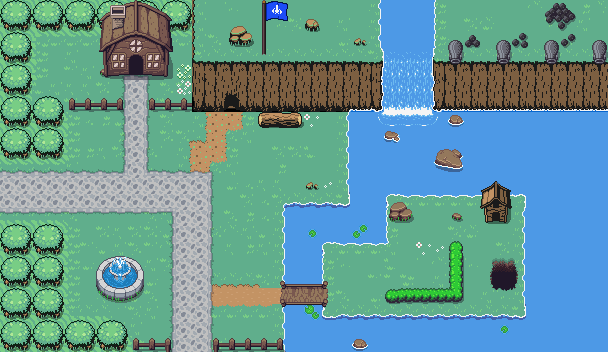

The image is a tile-based game level rendered from a .tmx file. Its description and source (layers, tilesets, objects; grid data summarised) follow:
An orthogonal 38x22 tile map with 16x16 px tiles, 4 tile layers (Base, Objects, OtherObjects, Test), 3 tilesets and 71 objects (breakWall1, left, batFight, house, bossFight, ...).

<map version="1.9" tiledversion="1.9.2" orientation="orthogonal" renderorder="right-down" width="38" height="22" tilewidth="16" tileheight="16" infinite="0" nextlayerid="13" nextobjectid="153">
 <editorsettings>
  <export target="startarea.lua" format="lua" />
 </editorsettings>
 <tileset firstgid="1" name="overworld" tilewidth="16" tileheight="16" tilecount="1480" columns="40">
  <image source="_tilesets/overworld.png" width="640" height="592" />
  <tile id="40">
   <animation>
    <frame tileid="40" duration="100" />
    <frame tileid="41" duration="100" />
    <frame tileid="42" duration="100" />
    <frame tileid="43" duration="100" />
    <frame tileid="80" duration="100" />
    <frame tileid="81" duration="100" />
    <frame tileid="82" duration="100" />
    <frame tileid="83" duration="100" />
   </animation>
  </tile>
  <tile id="1440">
   <animation>
    <frame tileid="1440" duration="400" />
    <frame tileid="1441" duration="400" />
    <frame tileid="1442" duration="400" />
    <frame tileid="1443" duration="400" />
   </animation>
  </tile>
  <tile id="1441">
   <animation>
    <frame tileid="1441" duration="400" />
    <frame tileid="1442" duration="400" />
    <frame tileid="1443" duration="400" />
    <frame tileid="1440" duration="400" />
   </animation>
  </tile>
  <tile id="1442">
   <animation>
    <frame tileid="1442" duration="400" />
    <frame tileid="1443" duration="400" />
    <frame tileid="1440" duration="400" />
    <frame tileid="1441" duration="400" />
   </animation>
  </tile>
  <tile id="1443">
   <animation>
    <frame tileid="1443" duration="400" />
    <frame tileid="1440" duration="400" />
    <frame tileid="1441" duration="400" />
    <frame tileid="1442" duration="400" />
   </animation>
  </tile>
 </tileset>
 <tileset firstgid="1481" name="overworld-edit" tilewidth="16" tileheight="16" tilecount="1440" columns="40">
  <image source="_tilesets/Overworld-edit.png" width="640" height="576" />
  <tile id="258">
   <animation>
    <frame tileid="258" duration="100" />
    <frame tileid="259" duration="100" />
    <frame tileid="260" duration="100" />
   </animation>
  </tile>
  <tile id="298">
   <animation>
    <frame tileid="298" duration="100" />
    <frame tileid="299" duration="100" />
    <frame tileid="300" duration="100" />
   </animation>
  </tile>
  <tile id="338">
   <animation>
    <frame tileid="338" duration="100" />
    <frame tileid="339" duration="100" />
    <frame tileid="340" duration="100" />
   </animation>
  </tile>
  <tile id="377">
   <animation>
    <frame tileid="377" duration="200" />
    <frame tileid="417" duration="200" />
    <frame tileid="458" duration="200" />
   </animation>
  </tile>
  <tile id="378">
   <animation>
    <frame tileid="378" duration="200" />
    <frame tileid="418" duration="200" />
    <frame tileid="459" duration="200" />
   </animation>
  </tile>
  <tile id="379">
   <animation>
    <frame tileid="379" duration="200" />
    <frame tileid="419" duration="200" />
    <frame tileid="460" duration="200" />
   </animation>
  </tile>
 </tileset>
 <tileset firstgid="2921" name="cave" tilewidth="16" tileheight="16" tilecount="160" columns="16">
  <image source="_tilesets/cave.png" width="256" height="160" />
 </tileset>
 <layer id="1" name="Base" width="38" height="22">
  <data>[836 cells, 836 non-empty, 77 distinct tile ids]</data>
 </layer>
 <objectgroup id="12" name="Triggers" />
 <layer id="2" name="Objects" width="38" height="22">
  <data>[836 cells, 255 non-empty, 88 distinct tile ids]</data>
 </layer>
 <layer id="11" name="OtherObjects" width="38" height="22">
  <data>[836 cells, 167 non-empty, 60 distinct tile ids]</data>
 </layer>
 <layer id="4" name="Test" width="38" height="22">
  <data>[836 cells, 0 non-empty, 0 distinct tile ids]</data>
 </layer>
 <objectgroup id="3" name="Walls">
  <object id="78" x="305.091" y="181.818" width="14" height="8" />
  <object id="79" x="256" y="112" width="48" height="16" />
  <object id="80" x="192" y="0" width="32" height="112" />
  <object id="81" x="224" y="64" width="16" height="20" />
  <object id="82" x="240" y="64" width="112" height="48" />
  <object id="93" x="0" y="96" width="64" height="64" />
  <object id="94" x="0" y="0" width="32" height="96" />
  <object id="95" x="32" y="0" width="160" height="32" />
  <object id="96" x="0" y="224" width="64" height="128" />
  <object id="97" x="95.6667" y="255.667" width="48.3333" height="47" />
  <object id="98" x="128" y="336" width="45.25" height="16" />
  <object id="130" name="breakWall1" x="224" y="96" width="16" height="16" />
  <object id="139" x="211.875" y="336" width="72.75" height="16" />
  <object id="140" x="383.875" y="288.25" width="79.75" height="16" />
  <object id="141" x="481.125" y="191.5" width="30" height="31" />
  <object id="142" x="389.25" y="202" width="22.25" height="19.75" />
  <object id="143" x="448" y="240.5" width="16" height="47.75" />
  <object id="144" x="99.8182" y="31.6364" width="27.625" height="43" />
  <object id="145" x="144.063" y="31.5" width="28.875" height="43" />
  <object id="149" x="150.313" y="98.5" width="41.125" height="11.25" />
  <object id="150" x="68.4375" y="98.625" width="54.375" height="11.25" />
  <object id="152" x="64.6667" y="320" width="62.6667" height="32" />
 </objectgroup>
 <objectgroup id="5" name="Loot" />
 <objectgroup id="9" name="Trees">
  <object id="56" x="96" y="223.75" width="16" height="16" />
  <object id="57" x="248.083" y="168.083" width="16" height="16" />
  <object id="88" x="60" y="56" width="16" height="16" />
  <object id="99" x="213.5" y="305.75" width="16" height="16" />
  <object id="102" x="344" y="272" width="16" height="16" />
  <object id="106" x="487.333" y="7" width="16" height="16" />
  <object id="107" x="472.5" y="289" width="16" height="16" />
 </objectgroup>
 <objectgroup id="8" name="Chests" />
 <objectgroup id="6" name="Enemies" />
 <objectgroup id="10" name="Water">
  <object id="66" x="288" y="208" width="32" height="32" />
  <object id="67" x="352" y="208" width="32" height="32" />
  <object id="68" x="352" y="176" width="32" height="32" />
  <object id="69" x="384" y="160" width="32" height="32" />
  <object id="71" x="288" y="240" width="32" height="39.25" />
  <object id="72" x="320" y="208" width="32" height="32" />
  <object id="73" x="416" y="160" width="48" height="32" />
  <object id="74" x="288" y="304.75" width="32" height="47.25" />
  <object id="89" x="352" y="144" width="32" height="32" />
  <object id="90" x="352" y="112" width="20" height="32" />
  <object id="91" x="384" y="128" width="32" height="32" />
  <object id="92" x="416" y="128" width="48" height="32" />
  <object id="108" x="464" y="112" width="32" height="48" />
  <object id="109" x="464" y="160" width="32" height="32" />
  <object id="110" x="496" y="112" width="32" height="48" />
  <object id="111" x="528" y="112" width="48" height="48" />
  <object id="112" x="496" y="160" width="32" height="32" />
  <object id="117" x="320" y="320" width="32" height="32" />
  <object id="118" x="352" y="320" width="32" height="32" />
  <object id="119" x="384" y="320" width="32" height="32" />
  <object id="120" x="416" y="320" width="32" height="32" />
  <object id="121" x="448" y="320" width="32" height="32" />
  <object id="122" x="480" y="320" width="32" height="32" />
  <object id="123" x="512" y="320" width="32" height="32" />
  <object id="124" x="544" y="320" width="32" height="32" />
  <object id="125" x="528" y="160" width="48" height="32" />
  <object id="126" x="528" y="192" width="48" height="32" />
  <object id="127" x="527.75" y="224" width="48.25" height="32" />
  <object id="128" x="527.75" y="256" width="48.25" height="32" />
  <object id="129" x="528" y="288" width="48" height="32" />
  </objectgroup>
 <objectgroup id="7" name="Transitions">
  <!-- 5 objects omitted --></objectgroup>
</map>
<!-- 12 of 71 objects omitted -->
